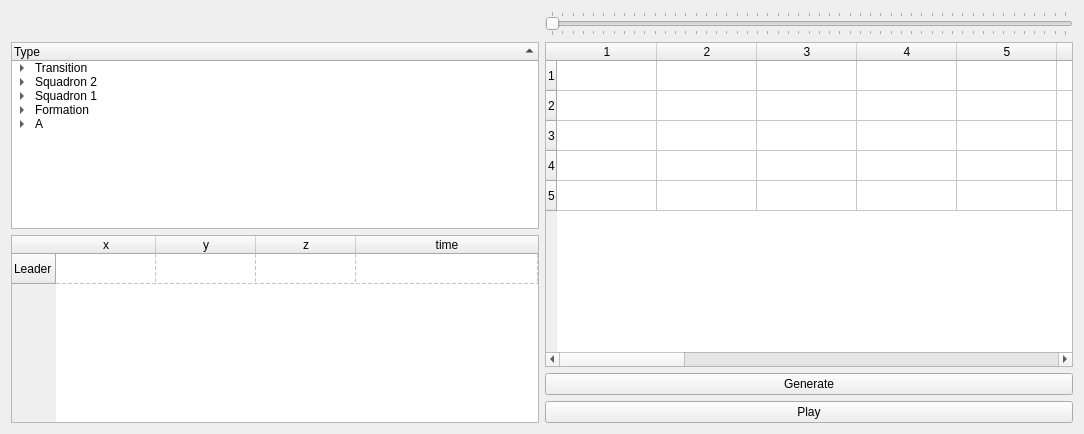
<?xml version="1.0" encoding="UTF-8"?>
<ui version="4.0">
 <class>Form</class>
 <widget class="QWidget" name="Form">
  <property name="geometry">
   <rect>
    <x>0</x>
    <y>0</y>
    <width>1084</width>
    <height>434</height>
   </rect>
  </property>
  <property name="acceptDrops">
   <bool>false</bool>
  </property>
  <property name="windowTitle">
   <string>Formations</string>
  </property>
  <layout class="QGridLayout" name="gridLayout">
   <item row="1" column="2">
    <widget class="QTableWidget" name="tableWidget">
     <property name="dragEnabled">
      <bool>true</bool>
     </property>
     <property name="dragDropOverwriteMode">
      <bool>true</bool>
     </property>
     <property name="dragDropMode">
      <enum>QAbstractItemView::DropOnly</enum>
     </property>
     <row>
      <property name="text">
       <string>1</string>
      </property>
     </row>
     <row>
      <property name="text">
       <string>2</string>
      </property>
     </row>
     <row>
      <property name="text">
       <string>3</string>
      </property>
     </row>
     <row>
      <property name="text">
       <string>4</string>
      </property>
     </row>
     <row>
      <property name="text">
       <string>5</string>
      </property>
     </row>
     <column>
      <property name="text">
       <string>1</string>
      </property>
     </column>
     <column>
      <property name="text">
       <string>2</string>
      </property>
     </column>
     <column>
      <property name="text">
       <string>3</string>
      </property>
     </column>
     <column>
      <property name="text">
       <string>4</string>
      </property>
     </column>
     <column>
      <property name="text">
       <string>5</string>
      </property>
     </column>
     <column>
      <property name="text">
       <string>6</string>
      </property>
     </column>
     <column>
      <property name="text">
       <string>7</string>
      </property>
     </column>
     <column>
      <property name="text">
       <string>8</string>
      </property>
     </column>
     <column>
      <property name="text">
       <string>9</string>
      </property>
     </column>
     <column>
      <property name="text">
       <string>10</string>
      </property>
     </column>
     <column>
      <property name="text">
       <string>11</string>
      </property>
     </column>
     <column>
      <property name="text">
       <string>12</string>
      </property>
     </column>
     <column>
      <property name="text">
       <string>13</string>
      </property>
     </column>
     <column>
      <property name="text">
       <string>14</string>
      </property>
     </column>
     <column>
      <property name="text">
       <string>15</string>
      </property>
     </column>
     <column>
      <property name="text">
       <string>16</string>
      </property>
     </column>
     <column>
      <property name="text">
       <string>17</string>
      </property>
     </column>
     <column>
      <property name="text">
       <string>18</string>
      </property>
     </column>
     <column>
      <property name="text">
       <string>19</string>
      </property>
     </column>
     <column>
      <property name="text">
       <string>20</string>
      </property>
     </column>
    </widget>
   </item>
   <item row="1" column="0" rowspan="2">
    <layout class="QVBoxLayout" name="verticalLayout_3">
     <item>
      <widget class="QTreeWidget" name="FormationTree">
       <property name="enabled">
        <bool>true</bool>
       </property>
       <property name="dragEnabled">
        <bool>true</bool>
       </property>
       <property name="dragDropMode">
        <enum>QAbstractItemView::DragOnly</enum>
       </property>
       <property name="uniformRowHeights">
        <bool>false</bool>
       </property>
       <property name="sortingEnabled">
        <bool>true</bool>
       </property>
       <attribute name="headerVisible">
        <bool>true</bool>
       </attribute>
       <attribute name="headerCascadingSectionResizes">
        <bool>false</bool>
       </attribute>
       <attribute name="headerDefaultSectionSize">
        <number>300</number>
       </attribute>
       <attribute name="headerShowSortIndicator" stdset="0">
        <bool>true</bool>
       </attribute>
       <attribute name="headerStretchLastSection">
        <bool>true</bool>
       </attribute>
       <column>
        <property name="text">
         <string>Type</string>
        </property>
       </column>
       <item>
        <property name="text">
         <string>Transition</string>
        </property>
        <item>
         <property name="text">
          <string>Transition 1</string>
         </property>
        </item>
        <item>
         <property name="text">
          <string>Take Off</string>
         </property>
        </item>
        <item>
         <property name="text">
          <string>Land</string>
         </property>
        </item>
       </item>
       <item>
        <property name="text">
         <string>Squadron 2</string>
        </property>
        <item>
         <property name="text">
          <string>Squad Change</string>
         </property>
        </item>
        <item>
         <property name="text">
          <string>Launch to Initial Pose</string>
         </property>
        </item>
        <item>
         <property name="text">
          <string>Formation 2</string>
         </property>
        </item>
       </item>
       <item>
        <property name="text">
         <string>Squadron 1</string>
        </property>
        <item>
         <property name="text">
          <string>Squad Change</string>
         </property>
        </item>
        <item>
         <property name="text">
          <string>Launch to Initial Pose</string>
         </property>
        </item>
        <item>
         <property name="text">
          <string>Formation 1</string>
         </property>
        </item>
       </item>
       <item>
        <property name="text">
         <string>Formation</string>
        </property>
        <item>
         <property name="text">
          <string>Square</string>
         </property>
        </item>
        <item>
         <property name="text">
          <string>Rectangle</string>
         </property>
        </item>
        <item>
         <property name="text">
          <string>Circle</string>
         </property>
        </item>
       </item>
       <item>
        <property name="text">
         <string>A</string>
        </property>
        <item>
         <property name="text">
          <string>forward1</string>
         </property>
        </item>
       </item>
      </widget>
     </item>
     <item>
      <widget class="QTableWidget" name="squadronTableWidget">
       <property name="dragEnabled">
        <bool>false</bool>
       </property>
       <property name="dragDropOverwriteMode">
        <bool>false</bool>
       </property>
       <property name="dragDropMode">
        <enum>QAbstractItemView::NoDragDrop</enum>
       </property>
       <property name="showGrid">
        <bool>true</bool>
       </property>
       <property name="gridStyle">
        <enum>Qt::DashLine</enum>
       </property>
       <attribute name="horizontalHeaderCascadingSectionResizes">
        <bool>false</bool>
       </attribute>
       <attribute name="horizontalHeaderDefaultSectionSize">
        <number>100</number>
       </attribute>
       <attribute name="horizontalHeaderStretchLastSection">
        <bool>true</bool>
       </attribute>
       <attribute name="verticalHeaderCascadingSectionResizes">
        <bool>true</bool>
       </attribute>
       <attribute name="verticalHeaderShowSortIndicator" stdset="0">
        <bool>false</bool>
       </attribute>
       <attribute name="verticalHeaderStretchLastSection">
        <bool>false</bool>
       </attribute>
       <row>
        <property name="text">
         <string>Leader</string>
        </property>
       </row>
       <column>
        <property name="text">
         <string>x</string>
        </property>
       </column>
       <column>
        <property name="text">
         <string>y</string>
        </property>
       </column>
       <column>
        <property name="text">
         <string>z</string>
        </property>
       </column>
       <column>
        <property name="text">
         <string>time</string>
        </property>
       </column>
      </widget>
     </item>
     <item>
      <layout class="QHBoxLayout" name="horizontalLayout_2"/>
     </item>
    </layout>
   </item>
   <item row="0" column="2">
    <widget class="QSlider" name="horizontalSlider">
     <property name="minimum">
      <number>350</number>
     </property>
     <property name="maximum">
      <number>850</number>
     </property>
     <property name="orientation">
      <enum>Qt::Horizontal</enum>
     </property>
     <property name="tickPosition">
      <enum>QSlider::TicksBothSides</enum>
     </property>
     <property name="tickInterval">
      <number>0</number>
     </property>
    </widget>
   </item>
   <item row="2" column="2">
    <layout class="QVBoxLayout" name="verticalLayout">
     <item>
      <widget class="QPushButton" name="generateButton">
       <property name="enabled">
        <bool>true</bool>
       </property>
       <property name="layoutDirection">
        <enum>Qt::LeftToRight</enum>
       </property>
       <property name="text">
        <string>Generate</string>
       </property>
      </widget>
     </item>
     <item>
      <widget class="QPushButton" name="playButton">
       <property name="text">
        <string>Play</string>
       </property>
      </widget>
     </item>
    </layout>
   </item>
  </layout>
 </widget>
 <resources/>
 <connections/>
</ui>
